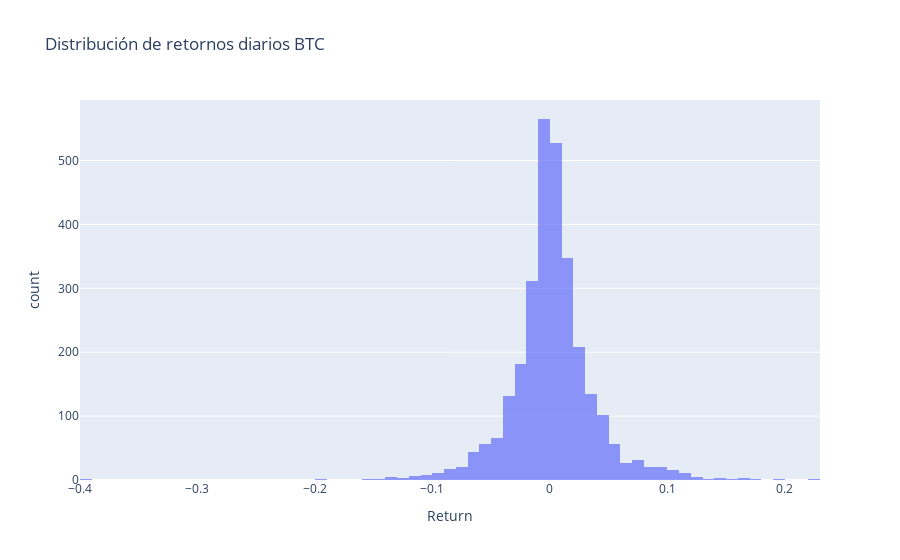

The cell this chart's notebook holds for it:
### Code cell
btc["Return"] = btc["Close"].pct_change()
fig = px.histogram(
    btc.dropna(),      
    x="Return", 
    nbins=100, 
    opacity=0.7, 
    title="Distribución de retornos diarios BTC"
)
fig.show()

### Figure 1 — Plotly figure (JSON) as saved in the notebook; plotly's stock layout.template omitted (floating-point values rounded to 4 significant figures; data arrays with more than 128 entries replaced by an {"elided": "..."} marker saying what was removed)
{"data": [{"bingroup": "x", "hovertemplate": "Return=%{x}<br>count=%{y}<extra></extra>", "legendgroup": "", "marker": {"color": "#636efa", "opacity": 0.7, "pattern": {"shape": ""}}, "name": "", "nbinsx": 100, "orientation": "v", "showlegend": false, "type": "histogram", "x": {"elided": "2950 float values"}, "xaxis": "x", "yaxis": "y"}], "layout": {"barmode": "relative", "legend": {"tracegroupgap": 0}, "title": {"text": "Distribución de retornos diarios BTC"}, "xaxis": {"anchor": "y", "domain": [0, 1], "title": {"text": "Return"}}, "yaxis": {"anchor": "x", "domain": [0, 1], "title": {"text": "count"}}}}
